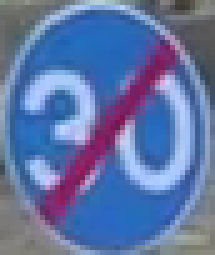
#> input picture dataset/0/(110).png, 43 x 51 px (shown 5 times larger)
$ python main.py   (older library calls are emulated)
#> lines starting #> are read from the running program, lines starting #| are printed output that depends on the picture
### classification.py
import cv2
import numpy as np
from os import listdir
# local modules
from common import mosaic

#Parameter
SIZE = 32
CLASS_NUMBER = 13

def load_traffic_dataset():
    dataset = []
    labels = []
    for sign_type in range(CLASS_NUMBER):
        sign_list = listdir("./dataset/{}".format(sign_type))
        for sign_file in sign_list:
            if '.png' in sign_file:
                path = "./dataset/{}/{}".format(sign_type,sign_file)
                print(path)
                img = cv2.imread(path,0)
                img = cv2.resize(img, (SIZE, SIZE))
                img = np.reshape(img, [SIZE, SIZE])
                dataset.append(img)
                labels.append(sign_type)
    return np.array(dataset), np.array(labels)


# [8 lines left out: function deskew, not called in this run]

class StatModel(object):
    def load(self, fn):
        self.model.load(fn)  # Known bug: https://github.com/opencv/opencv/issues/4969
    def save(self, fn):
        self.model.save(fn)

class SVM(StatModel):
    # [6 lines left out: function __init__, not called in this run]

    def train(self, samples, responses):
        self.model.train(samples, cv2.ml.ROW_SAMPLE, responses)

    def predict(self, samples):

        return self.model.predict(samples)[1].ravel()


# [20 lines left out: function evaluate_model, not called in this run]

def preprocess_simple(data):
    return np.float32(data).reshape(-1, SIZE*SIZE) / 255.0


# [18 lines left out: function get_hog, not called in this run]


def training():
    print('Loading data from data.png ... ')
    # Load data.
    #data, labels = load_data('data.png')
    data, labels = load_traffic_dataset()
    print(data.shape)
    print('Shuffle data ... ')
    # Shuffle data
    rand = np.random.RandomState(10)
    shuffle = rand.permutation(len(data))
    data, labels = data[shuffle], labels[shuffle]

    print('Deskew images ... ')
    data_deskewed = list(map(deskew, data))

    print('Defining HoG parameters ...')
    # HoG feature descriptor
    hog = get_hog()

    print('Calculating HoG descriptor for every image ... ')
    hog_descriptors = []
    for img in data_deskewed:
        hog_descriptors.append(hog.compute(img))
    hog_descriptors = np.squeeze(hog_descriptors)

    print('Spliting data into training (90%) and test set (10%)... ')
    train_n=int(0.9*len(hog_descriptors))
    data_train, data_test = np.split(data_deskewed, [train_n])
    hog_descriptors_train, hog_descriptors_test = np.split(hog_descriptors, [train_n])
    labels_train, labels_test = np.split(labels, [train_n])


    print('Training SVM model ...')
    model = SVM()
    model.train(hog_descriptors_train, labels_train)

    print('Saving SVM model ...')
    model.save('data_svm.dat')
    return model

# [9 lines left out: function getLabel, not called in this run]

### main.py
import cv2
import numpy as np
from math import sqrt
import imutils
import argparse
import os
import math

from classification import training, getLabel

SIGNS = ["ERROR",
        "STOP",
        "TURN LEFT",
        "TURN RIGHT",
        "DO NOT TURN LEFT",
        "DO NOT TURN RIGHT",
        "ONE WAY",
        "SPEED LIMIT",
        "OTHER"]

# Clean all previous file
def clean_images():
	file_list = os.listdir('./')
	for file_name in file_list:
		if '.png' in file_name:
			os.remove(file_name)


### Preprocess image
# [194 lines left out: functions constrastLimit, LaplacianOfGaussian, binarization, preprocess_image, removeSmallComponents, findContour and 8 more, not called in this run]

def main(args):
	#Clean previous image
    clean_images()
    #Training phase
    model = training()
#> in load_traffic_dataset, `img = cv2.imread(path,0)`:
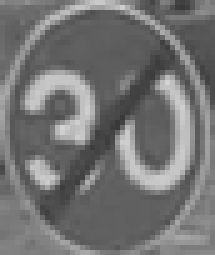
#> img: shape (51, 43) (shown 5 times larger); min 57, max 210, mean 115.6
#> in load_traffic_dataset, `img = cv2.resize(img, (SIZE, SIZE))`:
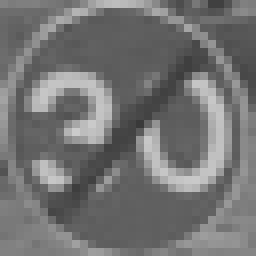
#> img: shape (32, 32) (shown 8 times larger); min 57, max 203, mean 115.3

    vidcap = cv2.VideoCapture(args.file_name)

    fps = vidcap.get(cv2.CAP_PROP_FPS)
    width = vidcap.get(3)  # float
    height = vidcap.get(4) # float

    # Define the codec and create VideoWriter object
    fourcc = cv2.VideoWriter_fourcc(*'XVID')
    out = cv2.VideoWriter('output.avi',fourcc, fps , (640,480))

    # initialize the termination criteria for cam shift, indicating
    # a maximum of ten iterations or movement by a least one pixel
    # along with the bounding box of the ROI
    termination = (cv2.TERM_CRITERIA_EPS | cv2.TERM_CRITERIA_COUNT, 10, 1)
    roiBox = None
    roiHist = None

    success = True
    similitary_contour_with_circle = 0.65   # parameter
    count = 0
    current_sign = None
    current_text = ""
    current_size = 0
    sign_count = 0
    coordinates = []
    position = []
    file = open("Output.txt", "w")
    while True:
        success,frame = vidcap.read()
        if not success:
            print("FINISHED")
            break
        width = frame.shape[1]
        height = frame.shape[0]
        #frame = cv2.resize(frame, (640,int(height/(width/640))))
        frame = cv2.resize(frame, (640,480))

        print("Frame:{}".format(count))
        #image = cv2.cvtColor(image, cv2.COLOR_BGR2HSV)
        coordinate, image, sign_type, text = localization(frame, args.min_size_components, args.similitary_contour_with_circle, model, count, current_sign)
        if coordinate is not None:
            cv2.rectangle(image, coordinate[0],coordinate[1], (255, 255, 255), 1)
        print("Sign:{}".format(sign_type))
        if sign_type > 0 and (not current_sign or sign_type != current_sign):
            current_sign = sign_type
            current_text = text
            top = int(coordinate[0][1]*1.05)
            left = int(coordinate[0][0]*1.05)
            bottom = int(coordinate[1][1]*0.95)
            right = int(coordinate[1][0]*0.95)

            position = [count, sign_type if sign_type <= 8 else 8, coordinate[0][0], coordinate[0][1], coordinate[1][0], coordinate[1][1]]
            cv2.rectangle(image, coordinate[0],coordinate[1], (0, 255, 0), 1)
            font = cv2.FONT_HERSHEY_PLAIN
            cv2.putText(image,text,(coordinate[0][0], coordinate[0][1] -15), font, 1,(0,0,255),2,cv2.LINE_4)

            tl = [left, top]
            br = [right,bottom]
            print(tl, br)
            current_size = math.sqrt(math.pow((tl[0]-br[0]),2) + math.pow((tl[1]-br[1]),2))
            # grab the ROI for the bounding box and convert it
            # to the HSV color space
            roi = frame[tl[1]:br[1], tl[1]:br[1]]
            roi = cv2.cvtColor(roi, cv2.COLOR_BGR2HSV)
            roi = cv2.cvtColor(roi, cv2.COLOR_BGR2LAB)

            # compute a HSV histogram for the ROI and store the
            # bounding box
            roiHist = cv2.calcHist([roi], [0], None, [16], [0, 180])
            roiHist = cv2.normalize(roiHist, roiHist, 0, 255, cv2.NORM_MINMAX)
            roiBox = (tl[0], tl[1], br[0], br[1])

        elif current_sign:
            hsv = cv2.cvtColor(frame, cv2.COLOR_BGR2HSV)
            backProj = cv2.calcBackProject([hsv], [0], roiHist, [0, 180], 1)

            # apply cam shift to the back projection, convert the
            # points to a bounding box, and then draw them
            (r, roiBox) = cv2.CamShift(backProj, roiBox, termination)
            pts = np.int0(cv2.boxPoints(r))
            s = pts.sum(axis = 1)
            tl = pts[np.argmin(s)]
            br = pts[np.argmax(s)]
            size = math.sqrt(pow((tl[0]-br[0]),2) +pow((tl[1]-br[1]),2))
            print(size)

            if  current_size < 1 or size < 1 or size / current_size > 30 or math.fabs((tl[0]-br[0])/(tl[1]-br[1])) > 2 or math.fabs((tl[0]-br[0])/(tl[1]-br[1])) < 0.5:
                current_sign = None
                print("Stop tracking")
            else:
                current_size = size

            if sign_type > 0:
                top = int(coordinate[0][1])
                left = int(coordinate[0][0])
                bottom = int(coordinate[1][1])
                right = int(coordinate[1][0])

                position = [count, sign_type if sign_type <= 8 else 8, left, top, right, bottom]
                cv2.rectangle(image, coordinate[0],coordinate[1], (0, 255, 0), 1)
                font = cv2.FONT_HERSHEY_PLAIN
                cv2.putText(image,text,(coordinate[0][0], coordinate[0][1] -15), font, 1,(0,0,255),2,cv2.LINE_4)
            elif current_sign:
                position = [count, sign_type if sign_type <= 8 else 8, tl[0], tl[1], br[0], br[1]]
                cv2.rectangle(image, (tl[0], tl[1]),(br[0], br[1]), (0, 255, 0), 1)
                font = cv2.FONT_HERSHEY_PLAIN
                cv2.putText(image,current_text,(tl[0], tl[1] -15), font, 1,(0,0,255),2,cv2.LINE_4)

        if current_sign:
            sign_count += 1
            coordinates.append(position)

        cv2.imshow('Result', image)
        count = count + 1
        #Write to video
        out.write(image)
        if cv2.waitKey(1) & 0xFF == ord('q'):
            break
    file.write("{}".format(sign_count))
    for pos in coordinates:
        file.write("\n{} {} {} {} {} {}".format(pos[0],pos[1],pos[2],pos[3],pos[4], pos[5]))
    print("Finish {} frames".format(count))
    file.close()
    return


if __name__ == '__main__':
    parser = argparse.ArgumentParser(description="NLP Assignment Command Line")

    parser.add_argument(
      '--file_name',
      default= "./MVI_1049.avi",
      help= "Video to be analyzed"
      )

    parser.add_argument(
      '--min_size_components',
      type = int,
      default= 300,
      help= "Min size component to be reserved"
      )


    parser.add_argument(
      '--similitary_contour_with_circle',
      type = float,
      default= 0.65,
      help= "Similitary to a circle"
      )

    args = parser.parse_args()
#> (the run stopped early here; a loop or call above may not have finished)
